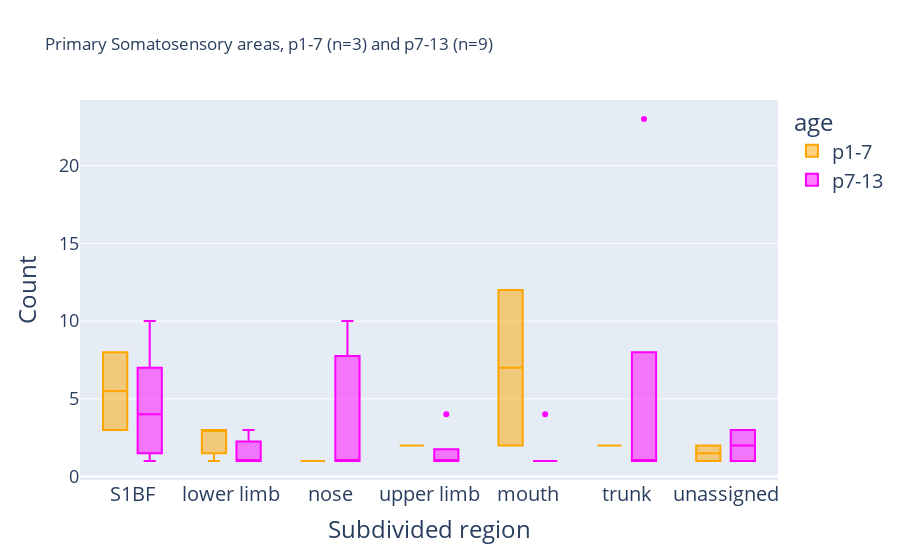

Notebook code for this chart:
### Code cell
plot_count_zoomed_spec(
    subdivided_S1_grouped, "Primary Somatosensory areas, p1-7 (n=3) and p7-13 (n=9)"
)

### Figure 1 — Plotly figure (JSON) as saved in the notebook; plotly's stock layout.template omitted (floating-point values rounded to 4 significant figures)
{"data": [{"alignmentgroup": "True", "hovertemplate": "age=p1-7<br>Subdivided region=%{x}<br>Count=%{y}<extra></extra>", "legendgroup": "p1-7", "marker": {"color": "orange"}, "name": "p1-7", "notched": false, "offsetgroup": "p1-7", "orientation": "v", "showlegend": true, "type": "box", "x": ["S1BF", "lower limb", "nose", "upper limb", "S1BF", "lower limb", "mouth", "trunk", "unassigned", "upper limb", "lower limb", "mouth", "unassigned"], "x0": " ", "xaxis": "x", "y": [8, 3, 1, 2, 3, 1, 2, 2, 1, 2, 3, 12, 2], "y0": " ", "yaxis": "y"}, {"alignmentgroup": "True", "hovertemplate": "age=p7-13<br>Subdivided region=%{x}<br>Count=%{y}<extra></extra>", "legendgroup": "p7-13", "marker": {"color": "magenta"}, "name": "p7-13", "notched": false, "offsetgroup": "p7-13", "orientation": "v", "showlegend": true, "type": "box", "x": ["S1BF", "lower limb", "mouth", "trunk", "upper limb", "S1BF", "lower limb", "mouth", "trunk", "upper limb", "S1BF", "lower limb", "mouth", "nose", "trunk", "upper limb", "S1BF", "lower limb", "mouth", "trunk", "unassigned", "upper limb", "S1BF", "mouth", "nose", "S1BF", "mouth", "S1BF", "lower limb", "mouth", "nose", "trunk", "unassigned", "upper limb", "S1BF", "mouth"], "x0": " ", "xaxis": "x", "y": [5, 1, 1, 1, 1, 5, 1, 1, 1, 1, 9, 3, 4, 1, 3, 1, 1, 2, 1, 1, 3, 4, 1, 1, 1, 2, 1, 10, 1, 1, 10, 23, 1, 1, 3, 1], "y0": " ", "yaxis": "y"}], "layout": {"boxmode": "group", "legend": {"font": {"size": 20}, "title": {"text": "age"}, "tracegroupgap": 0}, "title": {"text": "Primary Somatosensory areas, p1-7 (n=3) and p7-13 (n=9)"}, "xaxis": {"anchor": "y", "domain": [0, 1], "tickfont": {"size": 20}, "title": {"font": {"size": 24}, "text": "Subdivided region"}}, "yaxis": {"anchor": "x", "domain": [0, 1], "tickfont": {"size": 18}, "title": {"font": {"size": 24}, "text": "Count"}}}}
